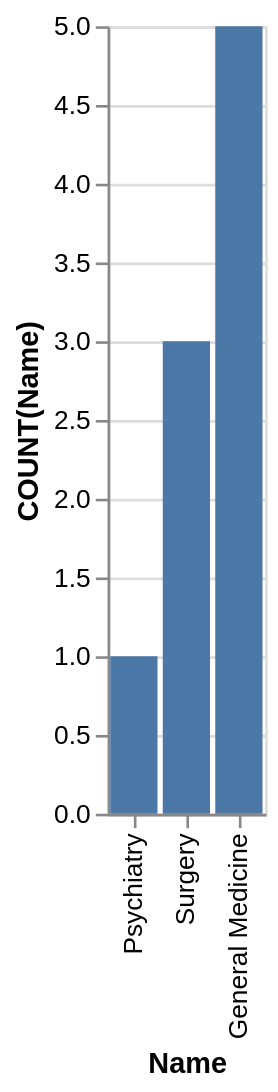

Here is the Vega-Lite specification saved for this chart:
### Vega-Lite specification from a JSON file in a GitHub repository (floating-point values rounded to 4 significant figures)
{"data": {"values": [{"x_data": "General Medicine", "y_data": 5}, {"x_data": "Psychiatry", "y_data": 1}, {"x_data": "Surgery", "y_data": 3}]}, "mark": "bar", "encoding": {"x": {"field": "x_data", "type": "nominal", "title": "Name", "sort": {"op": "sum", "field": "y_data", "order": "ascending"}}, "y": {"field": "y_data", "type": "quantitative", "title": "COUNT(Name)"}}}
